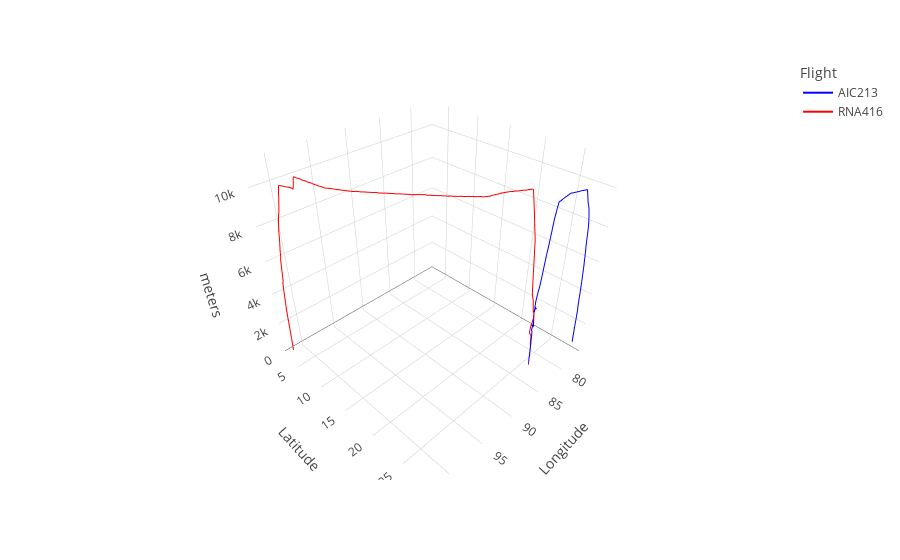

Source (notebook cell):
### Code cell
%matplotlib notebook
fig = px.line_3d(df, x="Longitude", y = "Latitude", z="meters", color='Flight', color_discrete_map={'AIC213':'blue','RNA416':'red'})
fig.show()
fig.write_html("image.html")

### Figure 1 — Plotly figure (JSON) as saved in the notebook; plotly's stock layout.template omitted (floating-point values rounded to 4 significant figures; data arrays with more than 128 entries replaced by an {"elided": "..."} marker saying what was removed)
{"data": [{"hovertemplate": "Flight=AIC213<br>Longitude=%{x}<br>Latitude=%{y}<br>meters=%{z}<extra></extra>", "legendgroup": "AIC213", "line": {"color": "blue", "dash": "solid"}, "marker": {"symbol": "circle"}, "mode": "lines", "name": "AIC213", "scene": "scene", "showlegend": true, "type": "scatter3d", "x": {"elided": "190 float values"}, "y": {"elided": "190 float values"}, "z": {"elided": "190 int values"}}, {"hovertemplate": "Flight=RNA416<br>Longitude=%{x}<br>Latitude=%{y}<br>meters=%{z}<extra></extra>", "legendgroup": "RNA416", "line": {"color": "red", "dash": "solid"}, "marker": {"symbol": "circle"}, "mode": "lines", "name": "RNA416", "scene": "scene", "showlegend": true, "type": "scatter3d", "x": {"elided": "525 float values"}, "y": {"elided": "525 float values"}, "z": {"elided": "525 int values"}}], "layout": {"legend": {"title": {"text": "Flight"}, "tracegroupgap": 0}, "margin": {"t": 60}, "scene": {"domain": {"x": [0, 1], "y": [0, 1]}, "xaxis": {"title": {"text": "Longitude"}}, "yaxis": {"title": {"text": "Latitude"}}, "zaxis": {"title": {"text": "meters"}}}}}
